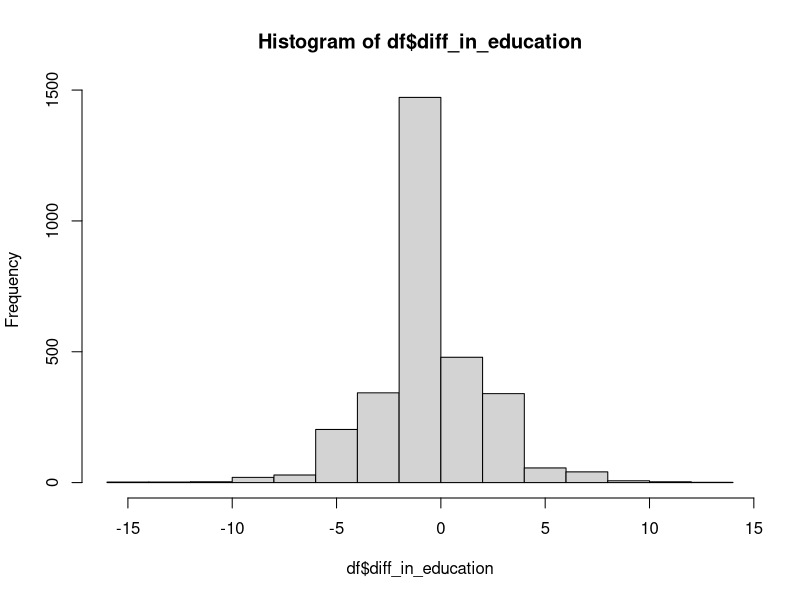
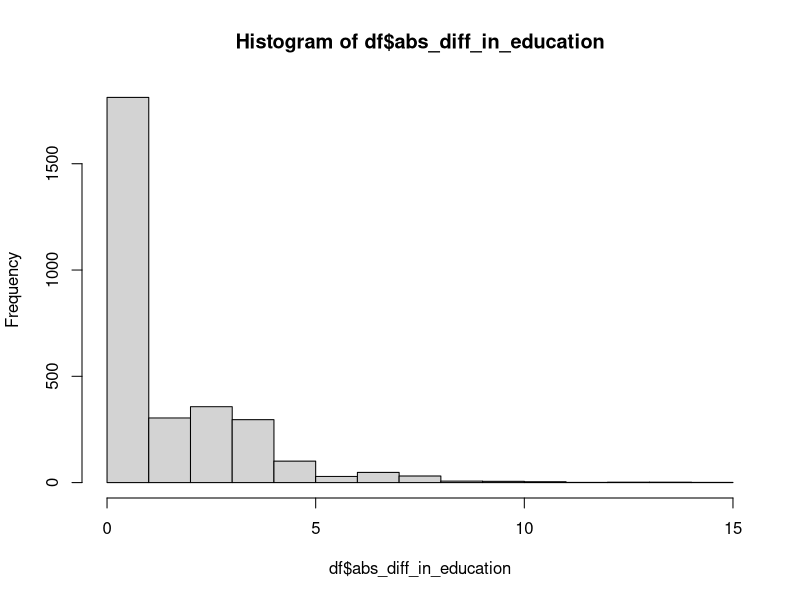
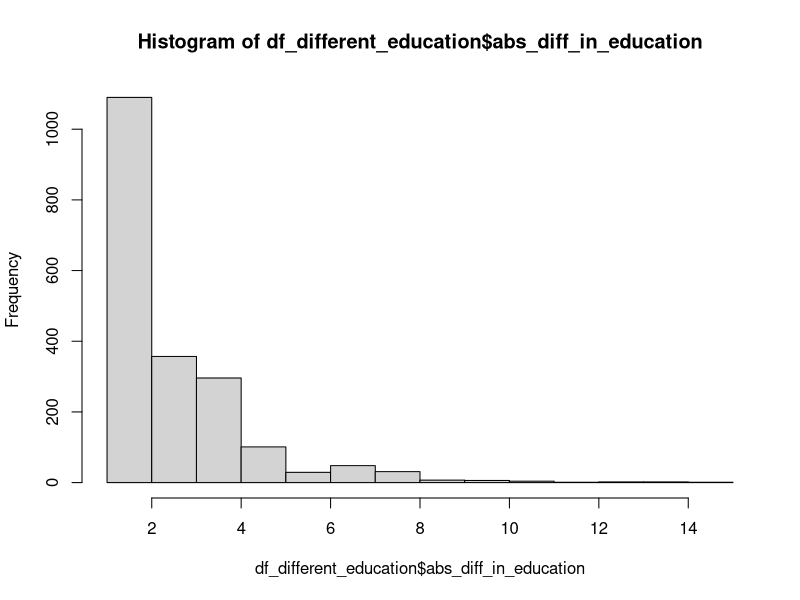
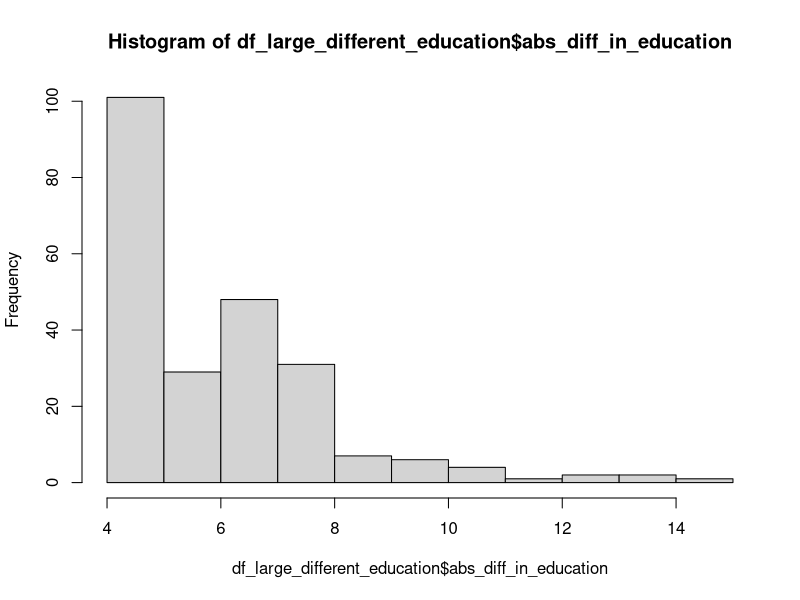
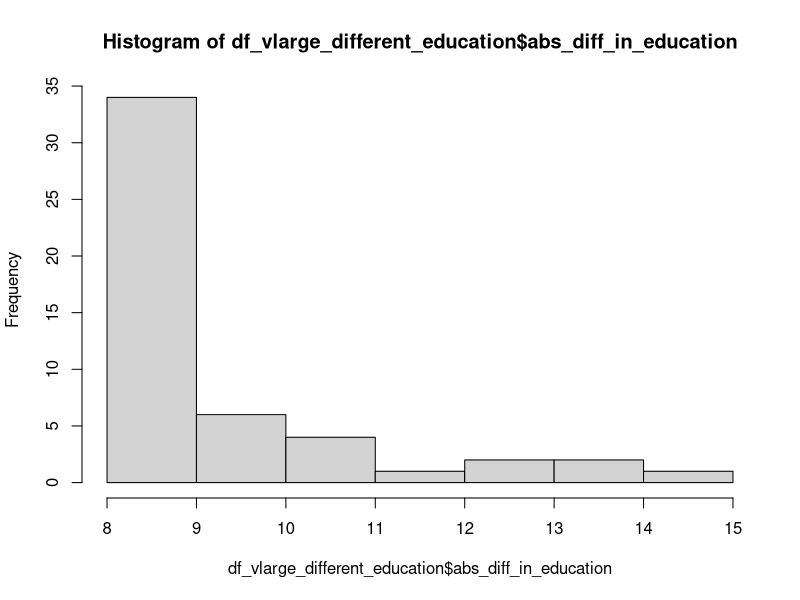
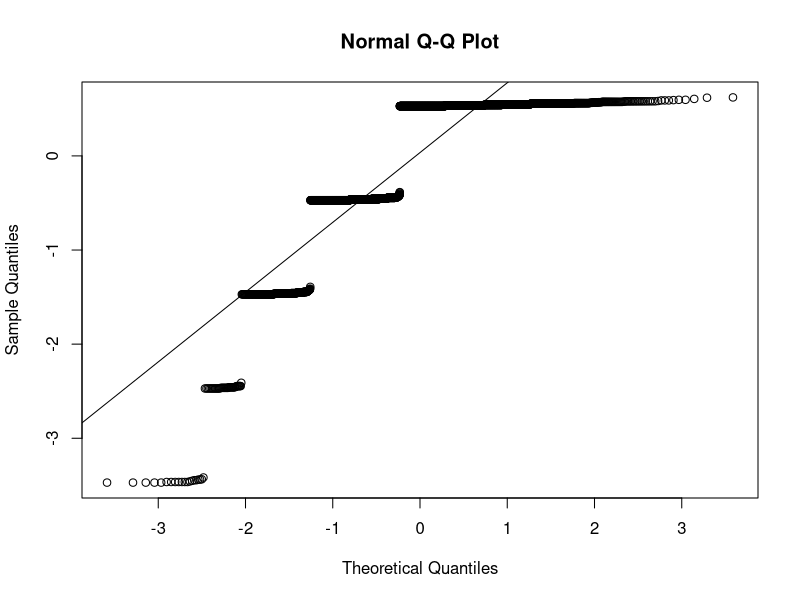
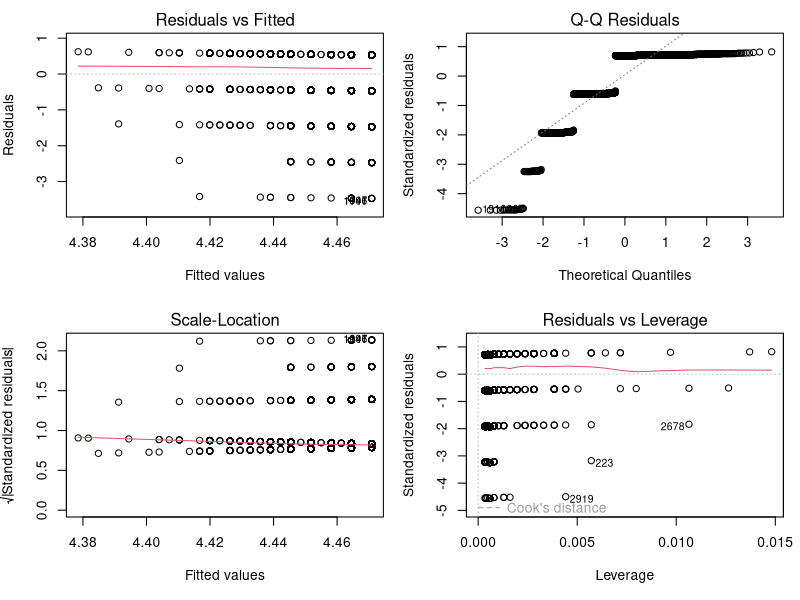

Source code (R) for these figures, in order:
#library(tidyr)

rm(list = ls())

# Load in the raw rda file
df = read.csv("cleaned_df.csv")

hist(df$diff_in_education)
summary(df$diff_in_education)

df$relationship_val <- as.numeric(substr(df$RELATIONSHIP_QUALITY, 2, 2))

summary(lm(relationship_val ~ diff_in_education, data=df))

df$abs_diff_in_education = abs(df$diff_in_education)

hist(df$abs_diff_in_education)
summary(df$abs_diff_in_education)

summary(lm(relationship_val ~ abs_diff_in_education, data=df))



df_different_education <- df[df$abs_diff_in_education!=0.0,]


hist(df_different_education$abs_diff_in_education)
summary(df_different_education$abs_diff_in_education)

summary(lm(relationship_val ~ abs_diff_in_education, data=df_different_education))



df_large_different_education <- df[df$abs_diff_in_education > 4.0,]


hist(df_large_different_education$abs_diff_in_education)
summary(df_large_different_education$abs_diff_in_education)

summary(lm(relationship_val ~ abs_diff_in_education, data=df_large_different_education))



df_vlarge_different_education <- df[df$abs_diff_in_education >= 8.0,]


hist(df_vlarge_different_education$abs_diff_in_education)
summary(df_vlarge_different_education$abs_diff_in_education)

summary(lm(relationship_val ~ abs_diff_in_education, data=df_vlarge_different_education))






fit = lm(relationship_val ~ abs_diff_in_education, data=df)
qqnorm(fit$residuals)
qqline(fit$residuals)



par(mfrow=c(2,2),mar=c(5,4,2,1))
plot(fit)






summary(aov(relationship_val ~ factor(RESPONDENT_YRSED) + factor(PARTNER_YRSED), data=df))
summary(aov(relationship_val ~ factor(RESPONDENT_YRSED)*factor(PARTNER_YRSED), data=df))


## next steps create another column, large diff in education yes/no


df$large_4_diff_in_education <- ifelse(df$abs_diff_in_education >= 4.0, "large", "not large")


summary(aov(relationship_val ~ factor(large_4_diff_in_education), data=df))
